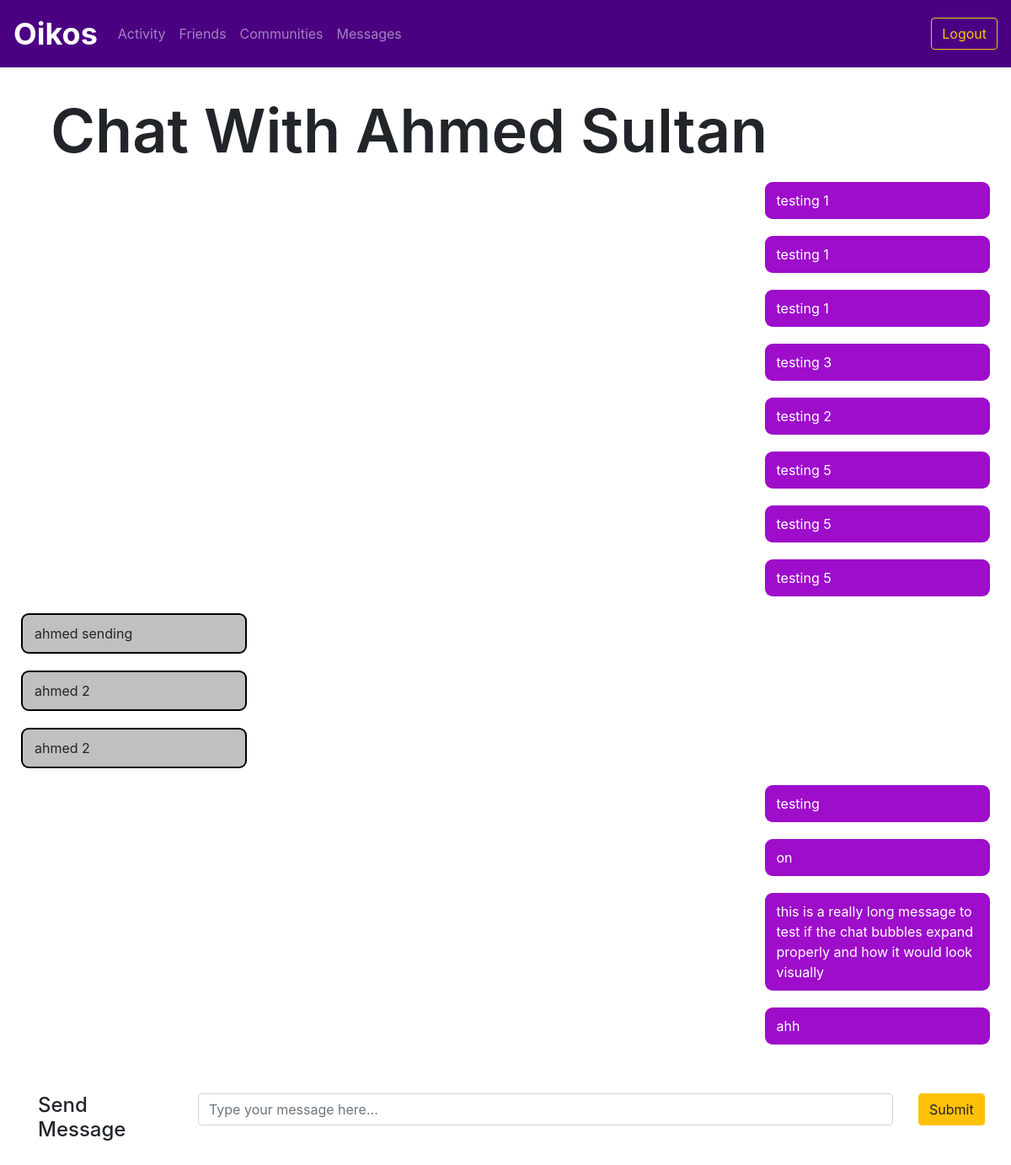
The page /messages/2 on the database its author committed.
### utl/models.py (models this page shows)
class User(db.Model):
    userID = db.Column(db.Integer, primary_key=True)
    email = db.Column(db.Text, unique=True, nullable=False)
    password = db.Column(db.Text, nullable=False)
    firstName = db.Column(db.Text, nullable=False)
    lastName = db.Column(db.Text, nullable=False)
    displayName = db.Column(db.Text, nullable=False)
    grade = db.Column(db.Text, nullable=False)

class Message(db.Model):
    messageID = db.Column(db.Integer, primary_key=True)
    senderID = db.Column(db.Integer, nullable=False)
    receiverID = db.Column(db.Integer, nullable=False)
    content = db.Column(db.Text, nullable=False)
    timestamp = db.Column(db.DateTime, nullable=False, default=datetime.utcnow)

### app.py (the view)
@app.route("/messages/<contactID>")
def chat(contactID):
    contact = usersfunctions.getUser(contactID)
    chat = messagesfunctions.getMessages(1, contactID)
    return render_template("chat.html", userID = 1, contact=contact, messages=chat)

### utl/messages.py (called while the page is built)
def getMessages(userID, contactID):
    messages = Message.query.filter(((Message.senderID==userID) & (Message.receiverID==contactID)) | ((Message.senderID==contactID) & (Message.receiverID==userID))).order_by(Message.timestamp.asc())
    return messages

### utl/users.py (called while the page is built)
def getUser(userID):
    user = User.query.filter_by(userID=userID).first()
    return user

### templates/chat.html (shortened to what this page needs)
{% extends "base.html" %}
{% block loginoptions %}
    <form class="form-inline my-2 my-lg-0" action="/logout">
        <button class="btn btn-outline-warning my-2 my-sm-0" type="submit">Logout</button>
    </form>
{% endblock %}
{% block body %}
    <div class="content">
        <h1 class="display-3" style="font-weight: 600; padding-left: 5vw; padding-top: 5vh;">Chat With {{ contact.displayName }}</h1>
    </div>
    <div class="container">
        <div class="chat-panel">
            {% for message in messages %}
                {% if message.senderID == userID %}
                    <div class="row no-gutters">
                        <div class="col-md-3 offset-md-9">
                            <div class="chat-bubble-right">
                                {{ message.content }}
                            </div>
                        </div>
                    </div>
                {% else %}
                    <div class="row no-gutters">
                        <div class="col-md-3">
                            <div class="chat-bubble-left">
                                {{ message.content }}
                            </div>
                        </div>
                    </div>
                {% endif %}
            {% endfor %}
          </div>
        </div>
    <div class="container my-5">
        <form action="/sendmessage/{{ contact.userID }}" method="POST">
            <div class="row">
                <div class="col-md-2">
                    <h4>Send Message</h4>
                </div>
                <div class="col-md-9">
                    <input name="content" type="text" class="form-control" id="content" aria-describedby="content" placeholder="Type your message here...">
                </div>
                <div class="col-md-1">
                    <button type="submit" class="btn btn-warning">Submit</button>
                </div>
            </div>
        </form>
    </div>
{% endblock %}

### static/css/style.css (style rules this page uses)
.chat-bubble-left { padding: 10px 14px; background: silver; margin: 10px 30px; border-radius: 9px; position: relative; left: 0; border: 2px solid black; margin-left: -20px; }
.chat-bubble-right { padding: 10px 14px; background: rgb(158, 13, 202); color: white; margin: 10px 30px; border-radius: 9px; position: relative; right: 0; margin-right: -20px; }

### rows shown on the page
User: displayName "Ahmed Sultan"
Message: content "testing 1"
Message: content "testing 1"
Message: content "testing 1"
Message: content "testing 3"
Message: content "testing 2"
Message: content "testing 5"
Message: content "testing 5"
Message: content "testing 5"
Message: content "ahmed sending"
Message: content "ahmed 2"
Message: content "ahmed 2"
Message: content "testing"
Message: content "on"
Message: content "this is a really long message to test if the chat bubbles expand properly and how it would look visually"
Message: content "ahh"
